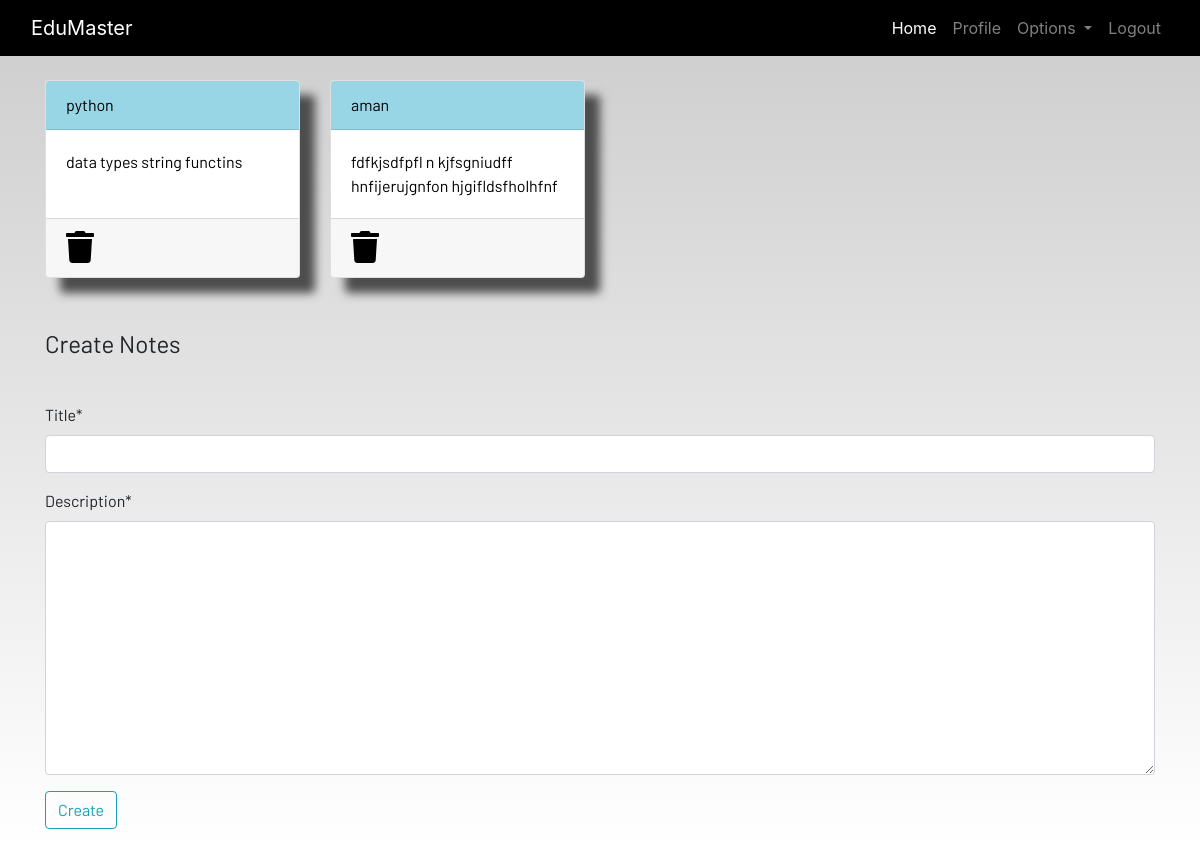
Page /notes (signed in) on the earlier database version.
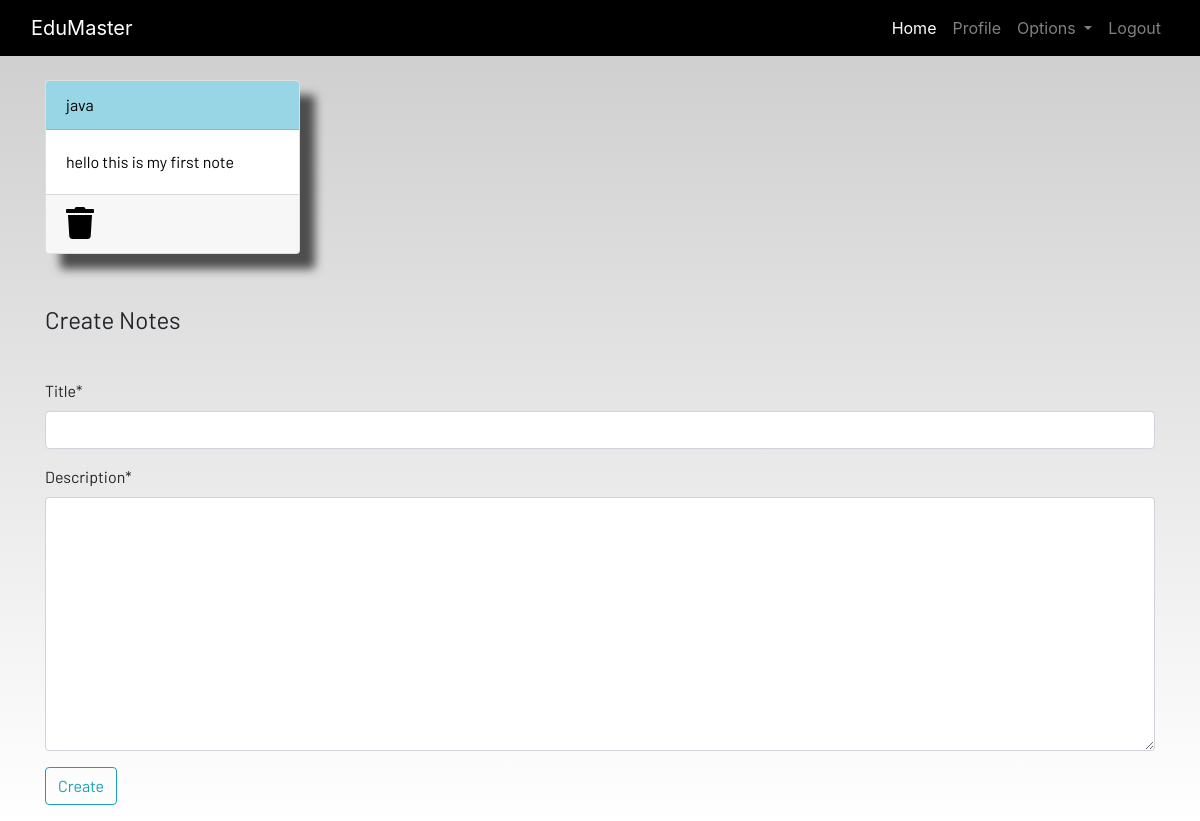
Same page on the later database version.
### dashboard/models.py (models this page shows, shortened)
class Notes(models.Model):
    user = models.ForeignKey(User, on_delete=models.CASCADE)
    title = models.CharField(max_length=200)
    description=models.TextField()
    class Meta:
      verbose_name="notes"
      verbose_name_plural="notes"

### dashboard/views.py (the view)
# urls.py: path('notes',views.notes,name="notes"),
@login_required
def notes(request):
    if request.method=="POST":
        form=NotesForm(request.POST)
        if form.is_valid():
            notes=Notes(user=request.user, title=request.POST['title'],description=request.POST['description'])
            notes.save()
        messages.success(request,f"notes added from {request.user.username} Successfully!")
    else:
        form = NotesForm()
    notes= Notes.objects.filter(user=request.user)
    context = {'notes': notes, 'form':form}
    return render(request,'dashboard/notes.html',context)

### dashboard/forms.py
class NotesForm(forms.ModelForm):
    class Meta:
        model = Notes
        fields = ['title','description']

### dashboard/templates/dashboard/notes.html (shortened to what this page needs)
{% extends 'dashboard/base.html' %}
{% load static %}
{% load crispy_forms_tags %}
{% block content %}
<div class="container">
    <div class="row">
        {% for note in notes %}
        <div class="col-md-3">
            <a href="{% url 'notes-detail' note.id %}">
                <div class="card">
                    <div class="card-header">{{note.title}}</div>
                    <div class="card-body">{{note.description|slice:"0:100"}}</div>
                    <div class="card-footer mt-auto "><a href="{% url 'delete_note' note.id %}">
                        <i class="fa fa-trash fa-2x"></i></a>
                    </div>
                </div>
            </a>
        </div>
        {% endfor %}
        <br><br>
    </div>
</div>
<br><br>
<div class="container">
    <form method="POST">
        <fieldset class="form-group">
            <legend class="border-bottom mb-4">Create Notes</legend>
        </fieldset>
        {{form|crispy}}
        <div class="form-group">
            <button href="" class="btn btn-outline-info" type="submit">
                Create
            </button>
        </div>
    </form>
</div>
{% endblock content %}

Differences in the rows shown:
removed Notes: title "python", description "data types string functins"
removed Notes: title "aman", description "fdfkjsdfpfl n kjfsgniudff hnfijerujgnfon hjgifldsfholhfnf"
added Notes: title "java", description "hello this is my first note"
